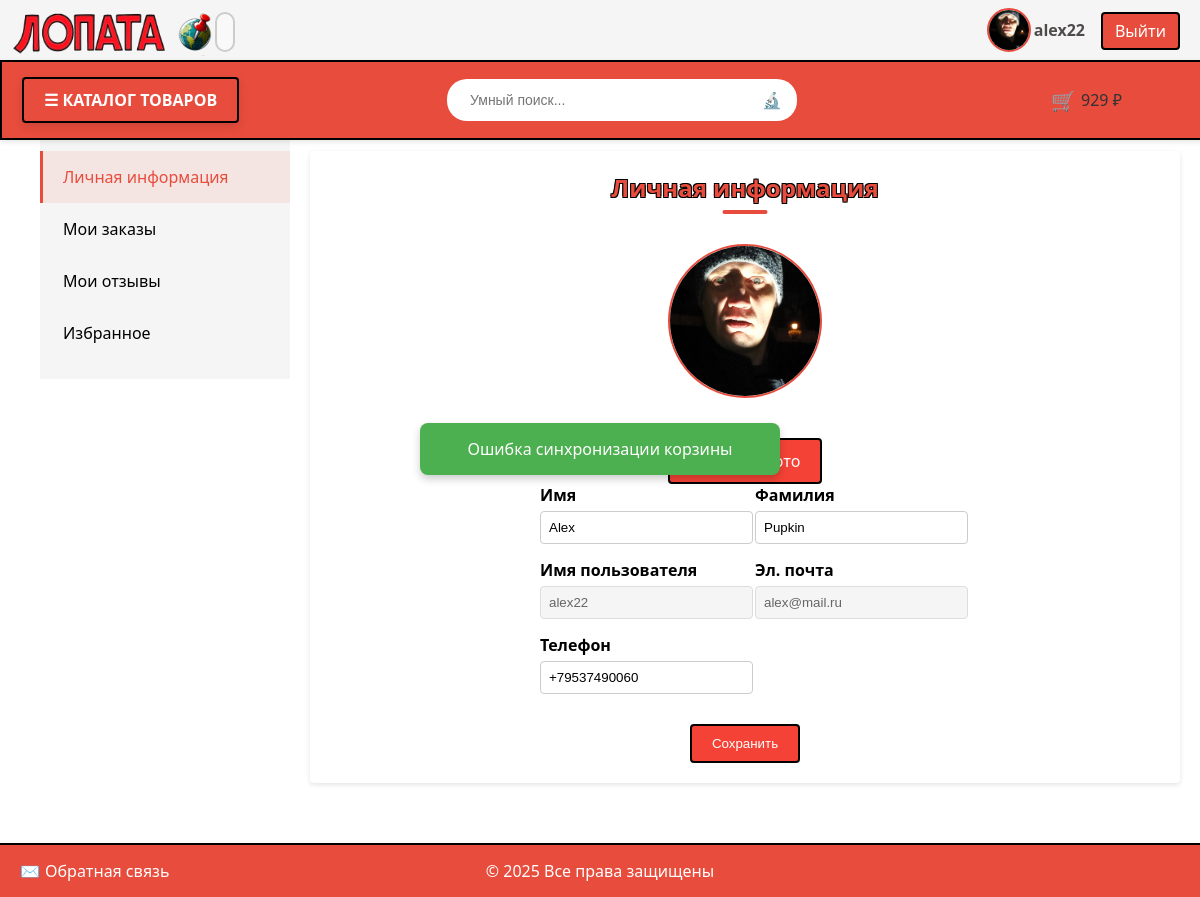
Screenshot of /users/profile (signed in) with the database file from the repository.
### users/models.py (models this page shows)
class User(AbstractUser):
    image = models.ImageField(upload_to="users_images", blank=True)
    phone = models.CharField(max_length=12, default="+7", blank=True)

### users/views.py (the view)
# urls.py: path('profile', profile, name="profile"),
def profile(request):
    if request.method == "POST":
        form = UserProfileForm(data=request.POST, instance=request.user, files=request.FILES)
        if form.is_valid():
            form.save()
            messages.success(request, "Профиль успешно обновлен!")
            return HttpResponseRedirect(reverse('users:profile'))
        else:
            logger.error(f"Ошибки в форме профиля: {form.errors}")
    else:
        form = UserProfileForm(instance=request.user)
    baskets = Basket.objects.filter(user=request.user)
    total_sum = sum(basket.sum for basket in baskets) if baskets else 0
    categories = ProductCategory.objects.all()
    orders = Order.objects.filter(user=request.user).order_by('-order_date')
    orders_by_year = {}
    for order in orders:
        year = order.order_date.year
        if year not in orders_by_year:
            orders_by_year[year] = []
        orders_by_year[year].append(order)
    context = {
        'form': form,
        'title': "Профиль",
        'baskets': baskets,
        'total_sum': total_sum,
        'categories': categories,
        'products': Product.objects.all()[:10],
        'orders_by_year': orders_by_year,
    }
    return render(request, "users/profile.html", context)

### users/forms.py
class UserProfileForm(UserChangeForm):
    first_name = forms.CharField(widget=forms.TextInput(attrs={
        'class': 'form-group',
        "required": False
    }))
    last_name = forms.CharField(widget=forms.TextInput(attrs={
        'class': 'form-group',
        "required": False
    }))
    username = forms.CharField(widget=forms.TextInput(attrs={
        'readonly': True,
        'class': 'form-group',
    }))
    email = forms.EmailField(widget=forms.EmailInput(attrs={
        'readonly': True,
        'class': 'form-group',
    }))
    phone = forms.CharField(widget=forms.TextInput(attrs={
        'class': 'form-group',
        'value': '+7',
        "required": False
    }))
    image = forms.ImageField(widget=forms.FileInput(attrs={
        'class': 'save-btn', 'id': 'photoUpload', 'hidden': True,
    }))
    class Meta:
        model = User
        fields = ('first_name', 'last_name', 'username', 'email', 'phone', 'image')

### products/models.py (called while the page is built)
    @property
    def sum(self):
        return int(self.product.price * self.quantity)

### users/templates/users/profile.html (shortened to what this page needs)
{% extends 'products/base.html' %}
{% load static %}
{% load humanize %}
{% block content %}
<link rel="stylesheet" href="{% static 'css/profile.css' %}?v=3">
<div class="content">
    <div class="profile-wrapper">
        <div class="profile-sidebar">
            <div class="profile-tab active" data-tab="personal-info">Личная информация</div>
            <div class="profile-tab" data-tab="orders">Мои заказы</div>
            <div class="profile-tab" data-tab="reviews">Мои отзывы</div>
            <div class="profile-tab" data-tab="favorites">Избранное</div>
        </div>
        <div class="profile-content">
            <div class="tab-content active" id="personal-info">
                <h2 class="h2-text-1">Личная информация</h2>
                <div class="profile-info-container">
                    <form method="post" enctype="multipart/form-data" id="profileForm">
                        <div class="profile-photo-container">
                            {% if form.instance.image %}
                            <img src="{{ form.instance.image.url }}" alt="Profile Photo" class="profile-photo"
                                 id="profilePhoto">
                            {% else %}
                            <img src="{% static 'images/profile.avif' %}" alt="Profile Photo" class="profile-photo"
                                 id="profilePhoto">
                            {% endif %}
                            <label for="photoUpload" class="save-btn">Выбрать фото</label>
                        </div>
                        <div class="profile-form-container">
                            <div class="form-row">
                                <div class="form-group">
                                    <label for="{{ form.first_name.id_for_label }}">Имя</label>
                                    {{ form.first_name }}
                                </div>
                                <div class="form-group">
                                    <label for="{{ form.last_name.id_for_label }}">Фамилия</label>
                                    {{ form.last_name }}
                                </div>
                            </div>
                            <div class="form-row">
                                <div class="form-group">
                                    <label for="{{ form.username.id_for_label }}">Имя пользователя</label>
                                    <input type="text"
                                           id="{{ form.username.id_for_label }}"
                                           name="{{ form.username.html_name }}"
                                           value="{{ form.username.value }}"
                                           class="form-control"
                                           readonly>
                                </div>
                                <div class="form-group">
                                    <label for="{{ form.email.id_for_label }}">Эл. почта</label>
                                    <input type="email"
                                           id="{{ form.email.id_for_label }}"
                                           name="{{ form.email.html_name }}"
                                           value="{{ form.email.value }}"
                                           class="form-control"
                                           readonly>
                                </div>
                            </div>
                            <div class="form-row">
                                <div class="form-group">
                                    <label for="{{ form.phone.id_for_label }}">Телефон</label>
                                    {{ form.phone }}
                                </div>
                                <div class="form-group"></div>
                            </div>
                            <button type="submit" class="save-btn">Сохранить</button>
                        </div>
                    </form>
                </div>
            </div>
    </div>
</div>
{% endblock %}

### products/templates/products/base.html (shortened to what this page needs)
<!DOCTYPE html>
<html lang="en">
<head>
    <link rel="stylesheet" href="/static/css/base.css">
    {% load static %}
</head>
<body>
<div class="fixed-header-wrapper">
    <div class="container">
        <header>
            <a href="{% url 'index' %}" class="logo-link">
                <img src="/static/images/logo.png" alt="Logo" class="logo">
            </a>
        </header>
        <div id="metka"></div>
        <div class="output" id="output"></div>
        {% if user.is_authenticated %}
        <li class="nav-item">
            <a class="nav-link" href="{% url 'users:profile' %}" style="display: flex; align-items: center;">
                <img width="40" height="40" src="
                    {% if user.image %}
                        {{ user.image.url }}
                    {% else %}
                        {% static '/images/фото_профиля.avif' %}
                    {% endif %}"
                     class="profile-photo-mini" id="profilePhoto">
                <span style="margin-left: 5px;">{{ user.username }}</span>
            </a>
        </li>
        {% endif %}
        <a id="loginButton" class="login-btn" href="
            {% if user.is_authenticated %}
                {% url 'users:logout' %}
            {% else %}
                {% url 'users:login' %}
            {% endif %}
            ">
            {% if user.is_authenticated %}
            Выйти
            {% else %}
            Войти
            {% endif %}
        </a>
    </div>
    <div class="header">
        <div class="catalog-container">
            <button class="catalog-btn" id="catalogBtn">☰ КАТАЛОГ ТОВАРОВ</button>
        </div>
        <div class="search-container">
            <input type="text" id="search-input" class="search-input" placeholder="Умный поиск..." autocomplete="off">
            <span class="search-icon">🔬</span>
        </div>
        <div class="cart-btn">
             <a href="{% url 'products:zakaz_end' %}" class="cart-link">
                <span class="cart-icon">🛒</span>
                <span class="cart-total" id="header-cart-total">
                    {% if baskets %}
                <span id="header-total-sum">{{ total_sum }}</span> ₽
                    {% else %}
                Корзина пуста
                    {% endif %}
                </span>
             </a>
        </div>
    </div>
</div>
<main class="content">
    {% block content %} {% endblock %}
</main>
<footer>
    <div class="footer-content">
        <span class="copyright">© 2025 Все права защищены</span>
        <a href="#feedback-modal" class="feedback-link" id="feedback-btn">
            <span class="envelope-icon">✉️</span> Обратная связь
        </a>
    </div>
</footer>
</body>
</html>

### static/css/profile.css (style rules this page uses)
.content { margin-top: 131px; padding: -5px; width: 100%; }
.profile-wrapper { display: flex; margin: 0 auto; max-width: 1200px; width: 100%; }
.profile-sidebar { width: 250px; background: #f5f5f5; padding: 20px 0; position: sticky; top: 20px; height: fit-content; z-index: 900; }
.profile-tab { padding: 15px 20px; cursor: pointer; border-left: 3px solid transparent; transition: all 0.3s; }
.profile-tab.active { border-left: 3px solid #e74c3c; color: #e74c3c; background: rgba(231, 76, 60, 0.1); }
.profile-content { flex: 1; padding: 20px; }
.tab-content { width: 100%; display: none; background: #fff; padding: 20px; border-radius: 4px; box-shadow: 0 2px 5px rgba(0,0,0,0.1); }
.tab-content.active { display: block; }
.h2-text-1 { font-family: 'Segoe UI', sans-serif; text-align: center; margin: 0; position: relative; font-weight: bold; padding-bottom: 10px; color: #e74c3c; text-align: center; text-shadow: -1px -1px 0 #000, 1px -1px 0 #000, -1px 1px 0 #000, 1px 1px 0 #000; }
.h2-text-1::after { content: ''; position: absolute; bottom: 0; left: 50%; transform: translateX(-50%); width: 45px; height: 4px; background: #e74c3c; border-radius: 3px; }
.profile-info-container { display: flex; margin-top: 30px; gap: 40px; align-items: flex-start; width: 100%; justify-content: center; }
.profile-photo-container { flex: 0 0 auto; display: flex; flex-direction: column; align-items: center; text-align: center; }
.profile-photo { width: 150px; height: 150px; border-radius: 50%; object-fit: cover; border: 2px solid #e74c3c; margin-bottom: 30px; }
.save-btn { margin-top: 10px; width: auto; padding: 10px 20px; background-color: #f44336; color: white; border: 2px solid black; border-radius: 4px; cursor: pointer; text-decoration: none; transition: background-color 0.3s; }
.profile-form-container .save-btn { margin-top: 15px; align-self: center; }
.profile-form-container { flex: 1; display: flex; flex-direction: column; max-width: 600px; }
.form-row { display: flex; gap: 20px; margin-bottom: 15px; width: 100%; }
.form-group { flex: 1; margin-bottom: 0; }
.form-group label { display: block; margin-bottom: 5px; font-weight: bold; }
.form-group input { width: 100%; padding: 8px; border: 1px solid #ccc; border-radius: 4px; }
.tab-content h2.h2-text-1 { margin-bottom: 0; }
.form-group input[readonly] { background-color: #f5f5f5; cursor: not-allowed; border-color: #ddd; color: #666; }

### rows the page displays
User: image (picture), username "alex22", instance.image (picture), first_name "Alex", last_name "Pupkin", email "alex@mail.ru", phone "+79537490060"

### other values shown
{{ total_sum }} "929"
